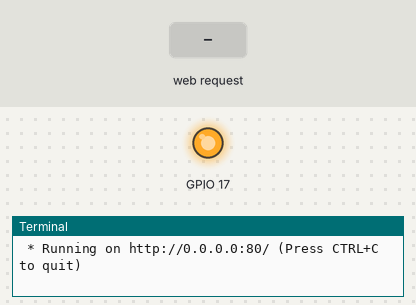
The program below on a simulated Raspberry Pi (BCM pin numbers). On the bench: output pins drawn as LEDs (lit = HIGH), the last lines printed to the terminal. The inputs (shaded band) are chosen by the test bench. The clock reads 2024-03-15 10:24:30 at power-on unless the program sets it; library files of the repository ran but are not shown: 1 file(s).

Above: at 1.2 s.
1.3 s: HTTP request for /off/ received
At 2.2 s:
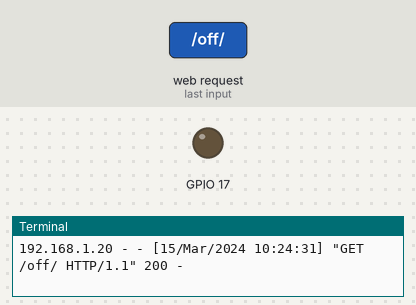
4.3 s: HTTP request for /on/ received
At 5.7 s:
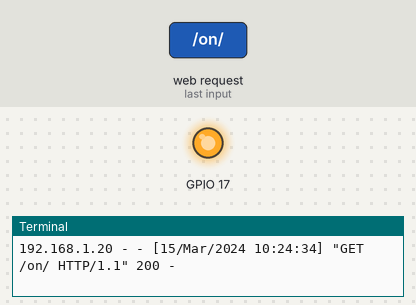
Timing chart, 0 to 7.3 s (numbered marks = the images above; inputs shaded):
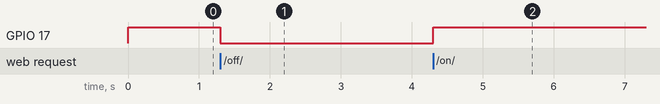

The program:

app.py
```python
from flask import Flask
from flask import render_template
from flask import make_response

import json

from lib import powerswitch

app = Flask(__name__)

@app.route('/')
def hello_world():
    return render_template('index.html')

@app.route('/on/')
def on():
    state = powerswitch.on()
    return json.dumps(state)

@app.route('/off/')
def off():
    state = powerswitch.off()
    return json.dumps(state)

@app.route('/toggle/')
def toggle():
    state = powerswitch.toggle()
    return json.dumps(state)

@app.route('/state/')
def state():
    state = powerswitch.state()
    return json.dumps(state)

if __name__ == "__main__":
    powerswitch.on()
    app.run(host='0.0.0.0', port=80, debug=True)
```

powerswitch.py
```python
import RPi.GPIO as GPIO
GPIO.setmode(GPIO.BCM)
GPIO.setup(17, GPIO.OUT)

def state(pin=17):
    return bool(GPIO.input(pin))

def on(pin=17):
    GPIO.output(pin, 1)
    return True

def off(pin=17):
    GPIO.output(pin, 0)
    return False

def toggle(pin=17):
  if state(pin) is True:
    return off(pin)
  else:
    return on(pin)
```

Measured:
- after the input at 1.3 s, GPIO 17: HIGH → LOW at once
- after the input at 4.3 s, GPIO 17: LOW → HIGH at once
